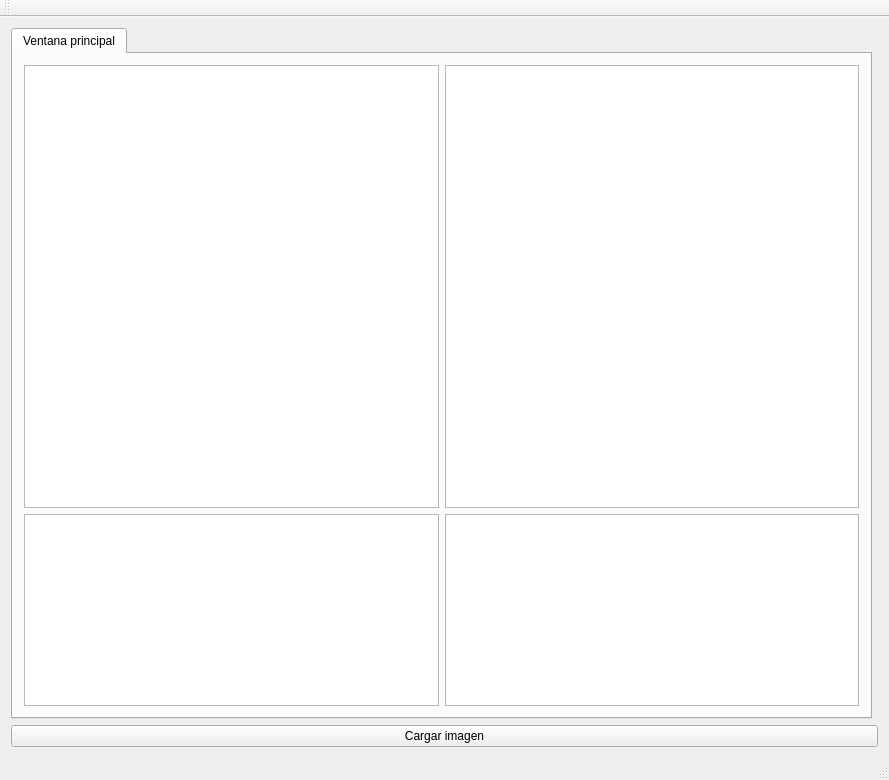
<?xml version="1.0" encoding="UTF-8"?>
<ui version="4.0">
 <class>MainWindow</class>
 <widget class="QMainWindow" name="MainWindow">
  <property name="geometry">
   <rect>
    <x>0</x>
    <y>0</y>
    <width>889</width>
    <height>780</height>
   </rect>
  </property>
  <property name="windowTitle">
   <string>MainWindow</string>
  </property>
  <widget class="QWidget" name="centralWidget">
   <layout class="QGridLayout" name="gridLayout">
    <item row="2" column="0" colspan="2">
     <widget class="QPushButton" name="openFile">
      <property name="text">
       <string>Cargar imagen</string>
      </property>
     </widget>
    </item>
    <item row="1" column="0">
     <widget class="QTabWidget" name="tabWidget">
      <property name="currentIndex">
       <number>0</number>
      </property>
      <widget class="QWidget" name="tab">
       <attribute name="title">
        <string>Ventana principal</string>
       </attribute>
       <layout class="QGridLayout" name="gridLayout_2">
        <item row="0" column="0">
         <widget class="QGraphicsView" name="graphicsViewOriginal"/>
        </item>
        <item row="0" column="1">
         <widget class="QGraphicsView" name="graphicsViewResult"/>
        </item>
        <item row="1" column="0" alignment="Qt::AlignBottom">
         <widget class="QTableView" name="tableView"/>
        </item>
        <item row="1" column="1" alignment="Qt::AlignBottom">
         <widget class="QTableView" name="tableView_2"/>
        </item>
       </layout>
      </widget>
     </widget>
    </item>
   </layout>
  </widget>
  <widget class="QMenuBar" name="menuBar">
   <property name="geometry">
    <rect>
     <x>0</x>
     <y>0</y>
     <width>889</width>
     <height>22</height>
    </rect>
   </property>
  </widget>
  <widget class="QToolBar" name="mainToolBar">
   <attribute name="toolBarArea">
    <enum>TopToolBarArea</enum>
   </attribute>
   <attribute name="toolBarBreak">
    <bool>false</bool>
   </attribute>
  </widget>
  <widget class="QStatusBar" name="statusBar"/>
 </widget>
 <layoutdefault spacing="6" margin="11"/>
 <resources/>
 <connections/>
</ui>
